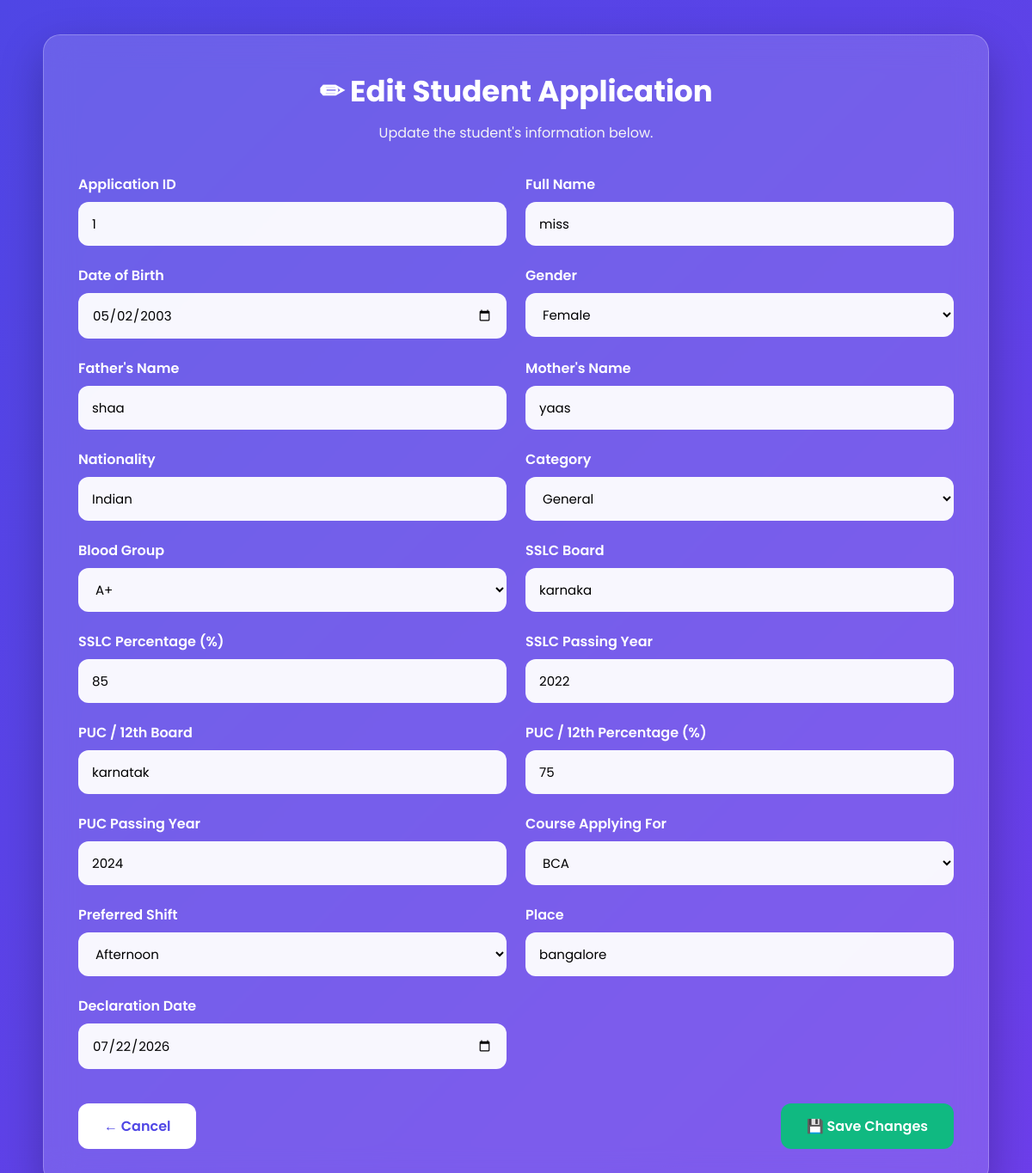
Screenshot of /edit/1 (signed in) with the database file from the repository.
### tables this page shows
CREATE TABLE students(

        id INTEGER PRIMARY KEY AUTOINCREMENT,

        fullname TEXT,
        dob TEXT,
        gender TEXT,

        father TEXT,
        mother TEXT,
        phone TEXT,

        nationality TEXT,
        category TEXT,
        blood TEXT,

        sslc_board TEXT,
        sslc_percentage TEXT,
        sslc_year TEXT,

        puc_board TEXT,
        puc_percentage TEXT,
        puc_year TEXT,

        course TEXT,
        shift TEXT,

        photo TEXT,
        sslc TEXT,
        puc TEXT,
        aadhaar TEXT,
        tc TEXT,

        place TEXT,
        declaration_date TEXT

    );

### app.py (the view, shortened to what this page needs)
@app.route("/edit/<int:id>", methods=["GET", "POST"])
def edit_student(id):
    if not session.get("admin_logged_in"):
        return redirect(url_for("admin_login"))
    conn = get_db()
    student = conn.execute(
        "SELECT * FROM students WHERE id=?",
        (id,)
    ).fetchone()
    conn.close()
    return render_template(
        "edit.html",
        student=student
    )

### app.py (called while the page is built)
def get_db():
    conn = sqlite3.connect(DATABASE)
    conn.row_factory = sqlite3.Row
    return conn

### templates/edit.html (shortened to what this page needs)
<!DOCTYPE html>
<html lang="en">
<head>
    <link rel="stylesheet"
          href="{{ url_for('static', filename='css/form.css') }}">
</head>
<body>
<div class="container">
    <div class="form-box">
        <h1>✏ Edit Student Application</h1>
        <p>
            Update the student's information below.
        </p>
        <form method="POST">
            <div class="grid">
                <div class="input-box">
                    <label>Application ID</label>
                    <input type="text"
                           value="{{ student.id }}"
                           readonly>
                </div>
                <div class="input-box">
                    <label>Full Name</label>
                    <input type="text"
                           name="fullname"
                           value="{{ student.fullname }}"
                           required>
                </div>
                <div class="input-box">
                    <label>Date of Birth</label>
                    <input type="date"
                           name="dob"
                           value="{{ student.dob }}"
                           required>
                </div>
                <div class="input-box">
                    <label>Gender</label>
                    <select name="gender" required>
                        <option value="Female"
                        {% if student.gender=="Female" %}selected{% endif %}>
                        Female
                        </option>
                    </select>
                </div>
                <div class="input-box">
                    <label>Father's Name</label>
                    <input type="text"
                           name="father"
                           value="{{ student.father }}"
                           required>
                </div>
                <div class="input-box">
                    <label>Mother's Name</label>
                    <input type="text"
                           name="mother"
                           value="{{ student.mother }}"
                           required>
                </div>
                <div class="input-box">
                    <label>Nationality</label>
                    <input type="text"
                           name="nationality"
                           value="{{ student.nationality }}"
                           required>
                </div>
                <div class="input-box">
                    <label>Category</label>
                    <select name="category">
                        <option value="General"
                        {% if student.category=="General" %}selected{% endif %}>
                        General
                        </option>
                    </select>
                </div>
                <div class="input-box">
                    <label>Blood Group</label>
                    <select name="blood">
                        <option value="A+"
                        {% if student.blood=="A+" %}selected{% endif %}>A+</option>
                    </select>
                </div>
                <div class="input-box">
                    <label>SSLC Board</label>
                    <input type="text"
                           name="sslc_board"
                           value="{{ student.sslc_board }}"
                           required>
                </div>
                <div class="input-box">
                    <label>SSLC Percentage (%)</label>
                    <input type="number"
                           name="sslc_percentage"
                           value="{{ student.sslc_percentage }}"
                           min="0"
                           max="100"
                           step="0.01"
                           required>
                </div>
                <div class="input-box">
                    <label>SSLC Passing Year</label>
                    <input type="number"
                           name="sslc_year"
                           value="{{ student.sslc_year }}"
                           required>
                </div>
                <div class="input-box">
                    <label>PUC / 12th Board</label>
                    <input type="text"
                           name="puc_board"
                           value="{{ student.puc_board }}"
                           required>
                </div>
                <div class="input-box">
                    <label>PUC / 12th Percentage (%)</label>
                    <input type="number"
                           name="puc_percentage"
                           value="{{ student.puc_percentage }}"
                           min="0"
                           max="100"
                           step="0.01"
                           required>
                </div>
                <div class="input-box">
                    <label>PUC Passing Year</label>
                    <input type="number"
                           name="puc_year"
                           value="{{ student.puc_year }}"
                           required>
                </div>
                <div class="input-box">
                    <label>Course Applying For</label>
                    <select name="course" required>
                        <option value="BCA"
                        {% if student.course=="BCA" %}selected{% endif %}>
                        BCA
                        </option>
                    </select>
                </div>
                <div class="input-box">
                    <label>Preferred Shift</label>
                    <select name="shift" required>
                        <option value="Afternoon"
                        {% if student.shift=="Afternoon" %}selected{% endif %}>
                        Afternoon
                        </option>
                    </select>
                </div>
                <div class="input-box">
                    <label>Place</label>
                    <input type="text"
                           name="place"
                           value="{{ student.place }}"
                           placeholder="Enter your city"
                           required>
                </div>
                <div class="input-box">
                    <label>Declaration Date</label>
                    <input type="date"
                           name="declaration_date"
                           value="{{ student.declaration_date }}"
                           required>
                </div>
            </div>
                        <div class="buttons">
                <a href="{{ url_for('admin_dashboard') }}"
                   class="back-btn">
                    ← Cancel
                </a>
                <button type="submit"
                        class="next-btn">
                    💾 Save Changes
                </button>
            </div>
        </form>
    </div>
</div>
</body>
</html>

### static/css/form.css (style rules this page uses)
* { margin:0; padding:0; box-sizing:border-box; font-family:'Poppins',sans-serif; }
body { min-height:100vh; display:flex; justify-content:center; align-items:center; padding:40px; background:linear-gradient(135deg,#4f46e5,#7c3aed,#06b6d4); background-size:300% 300%; animation:bgMove 10s ease infinite; }
.container { width:100%; max-width:1100px; }
.form-box { background:rgba(255,255,255,.15); backdrop-filter:blur(18px); -webkit-backdrop-filter:blur(18px); border:1px solid rgba(255,255,255,.25); border-radius:20px; padding:40px; box-shadow:0 20px 50px rgba(0,0,0,.25); animation:fadeUp .7s ease; }
.form-box h1 { text-align:center; color:#fff; font-size:34px; margin-bottom:10px; }
.form-box p { text-align:center; color:#f5f5f5; margin-bottom:35px; }
.grid { display:grid; grid-template-columns:repeat(2,1fr); gap:22px; }
.input-box { display:flex; flex-direction:column; }
.input-box label { color:#fff; font-weight:600; margin-bottom:8px; }
.input-box input, .input-box select { padding:14px 16px; border:none; outline:none; border-radius:12px; font-size:15px; background:rgba(255,255,255,.95); transition:.3s; }
.buttons { display:flex; justify-content:space-between; margin-top:40px; }
.back-btn, .next-btn { text-decoration:none; padding:14px 30px; border-radius:12px; font-weight:600; font-size:16px; transition:.3s; cursor:pointer; }
.back-btn { background:#fff; color:#4f46e5; }
.next-btn { border:none; background:#10b981; color:#fff; }

### rows the page displays
students: id "1", fullname "miss", dob "05/02/2003", gender "Female", father "shaa", mother "yaas", nationality "Indian", category "General", blood "A+", sslc_board "karnaka", sslc_percentage "85", sslc_year "2022", puc_board "karnatak", puc_percentage "75", puc_year "2024", course "BCA", shift "Afternoon", place "bangalore", declaration_date "07/22/2026"
